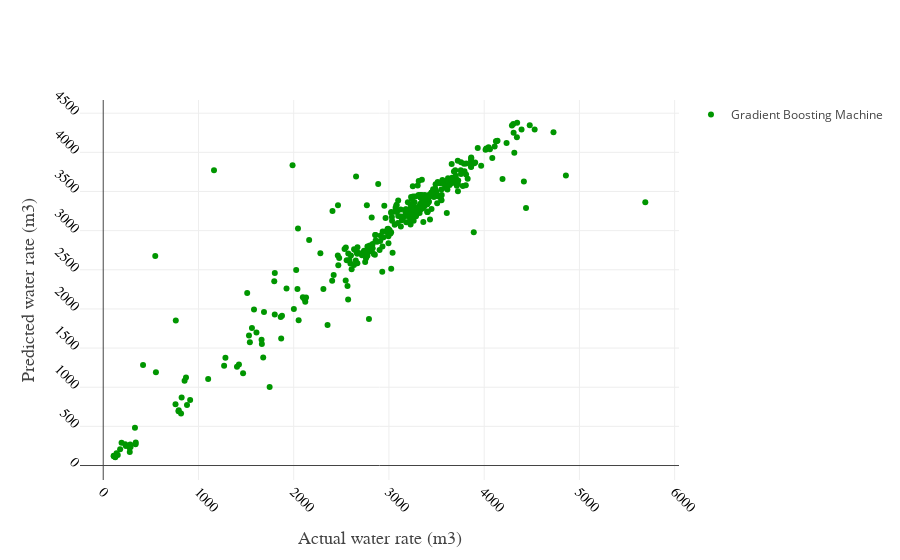

Notebook code for this chart:
### Code cell
y_pred_gbm = scaler_y.inverse_transform(model_gbm.predict(x_test).reshape(-1,1))
trace1 = go.Scatter(x = y_act.reshape(-1,),
                    y = y_pred_gbm.reshape(-1,),
                   name = "Gradient Boosting Machine",
                   mode = 'markers',
                   line=dict(width=10),
                   marker = dict(
                    color = 'rgb(0, 150, 0)'))
data = [trace1]
layout = go.Layout(showlegend = True,
    xaxis=dict(
        title='Actual water rate (m3)',
        titlefont=dict(
            family='Arial, sans-serif',
            size=18,
            #color='lightgrey'
        ),
        showticklabels=True,
        tickangle=45,
        tickfont=dict(
            family='Old Standard TT, serif',
            size=14,
            color='black'
        ),
        exponentformat='e',
        showexponent='all'
    ),
    yaxis=dict(
        title='Predicted water rate (m3)',
        titlefont=dict(
            family='Arial, sans-serif',
            size=18,
            #color='lightgrey'
        ),
        showticklabels=True,
        tickangle=45,
        tickfont=dict(
            family='Old Standard TT, serif',
            size=14,
            color='black'
        ),
        exponentformat='e',
        showexponent='all'
    )
)
fig = go.Figure(data=data, layout = layout)
py.iplot(fig)

### Figure 1 — Plotly figure (JSON) as saved in the notebook; plotly's stock layout.template omitted (floating-point values rounded to 4 significant figures; data arrays with more than 128 entries replaced by an {"elided": "..."} marker saying what was removed)
{"data": [{"line": {"width": 10}, "marker": {"color": "rgb(0, 150, 0)"}, "mode": "markers", "name": "Gradient Boosting Machine", "type": "scatter", "uid": "49d6db77-c1ef-418c-8b8c-c34e8df58ffc", "x": {"elided": "355 float values"}, "y": {"elided": "355 float values"}}], "layout": {"showlegend": true, "xaxis": {"exponentformat": "e", "showexponent": "all", "showticklabels": true, "tickangle": 45, "tickfont": {"color": "black", "family": "Old Standard TT, serif", "size": 14}, "title": {"font": {"family": "Arial, sans-serif", "size": 18}, "text": "Actual water rate (m3)"}}, "yaxis": {"exponentformat": "e", "showexponent": "all", "showticklabels": true, "tickangle": 45, "tickfont": {"color": "black", "family": "Old Standard TT, serif", "size": 14}, "title": {"font": {"family": "Arial, sans-serif", "size": 18}, "text": "Predicted water rate (m3)"}}}}
